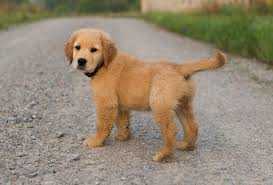
#> input picture Summer 2019/Day 2 - Goal 1 - Turning Images into Data/Ex 5 - object detection and tracking/Data/dog.jpg, 273 x 185 px
$ jupyter execute --allow-errors workshop2_exercise5.ipynb   (shell and % lines are left out)
#> lines starting #> are read from the running program, lines starting #| are printed output that depends on the picture; after the words box and inside, x2 and y2 are one past the last pixel; in counts of white or black regions, pixels touching at a corner belong together
# Day 2 Example 5
# Object Detection and Tracking

Last edited 2019/07/31

some cells depend on imports or outputs from previous cells

change Runtime type to GPU for this notebook

Runtime > Change runtime type > Hardware accelerator > GPU

[cell 1]

# import several packages and files with associated file structure
# requirements

# data

path = 'Data/'

# Finding contours and the center of a blob with OpenCV

[cell 2]
import cv2
from google.colab.patches import cv2_imshow

# read image through command line
img = cv2.imread(path + 'multiple-blob.png')

# convert the image to grayscale
#> (the rest of this cell did not finish here and is left out)

Next we want to find the contours using opencv. We also track the hierachy of the contours and store the contours using the cv2.RETR_TREE and cv2.CHAIN_APPROX_SIMPLE inputs to cv2.findContours()

contour hierarchy

#> (a cell that did not finish here is left out)

Now we will find the image contour centroids by determining the moments

**Moment** - quantitative measure, popularly used in mechanics and statistics, to describe the spatial distribution of set of points. Moments are set of scalars that provide an aggregated measure of a set of vectors. The set of moments begins with the coarsest description of the set of vectors, and progressively with higher orders, begins to get more sensitive to local structures in the set of vectors.

If the points represent mass, then the zeroth moment is the total mass, the first moment divided by the total mass is the center of mass, and the second moment is the rotational inertia. If the points represent probability density, then the zeroth moment is the total probability (i.e. one), the first moment is the mean, the second moment is the variance, and the third moment is the skewness.

#> (a cell that did not finish here is left out)

# Object Recognition and Object Detection

**Object recognition**  identifies which objects are present in an image. It takes the entire image as an input and outputs class labels and class probabilities of objects present in that image

 **Object detection** not only tells you which objects are present in the image, it also outputs bounding boxes (x, y, width, height) to indicate the location of the objects inside the image

To localize an object, we have to select sub-regions (patches) of the image and apply the object recognition algorithm to these patches. The location of the objects is given by the location of the image patches where the class probability returned by the object recognition algorithm is high.

The most straightforward way to generate smaller sub-regions (patches) is called the **sliding window** approach where a box slides over an image to select a patch and classify each patch using the object recognition model.  It is an exhaustive search and can be costly because often times it is important to search multiple aspect ratios over the entire image

Sliding window problems can be solved with **region proposal** where the output is all patches that are most likely to be objects. The proposed regions can be noisy, overlapping, and may not contain the object perfectly. The regions with high probability scores are the object locations.

In region proposal algorithms possible objects are identified using segmentation where similar adjacent regions are grouped based on criteria such as color, texture, etc.  The final number of proposals generated are many times less than that ofthe sliding window approach and the regions are of different aspect ratios.

It is okay for the region proposal to produce a lot of false positives so long as it catches all the true positives (high recall) because the false positives will be rejected by the object recognition step.

**Selective search** is a popular choice for region proposal because it is fast and has high recall. In selective search the image is segmented by pixel intensity

original image

segmented image

Selective search uses an oversegmented image as the initial input and performs the following things
1. Add all bounding boxes corresponding to segmented parts to the list of region proposals
2. Group Adjacent segments based on similarity
3. Go to step 1

oversegmented image

At each iteration, larger segments are formed and added to the list of region proposals.

Selective search uses 4 similarity measures based on color, texture, size, and shape.

Color:
A color histogram of 25 bins is calculated for each channel of the image and histograms for all channels are concatenated to obtain a color descriptor resulting into a 25×3 = 75-dimensional color descriptor.
Color similarity of two regions is based on histogram intersection and can be calculated as:

c<sub>i</sub><sup>k</sup> is the histogram value for k<sup>th</sup> bin in color descriptor

Texture:
Texture features are calculated by extracting Gaussian derivatives at 8 orientations for each channel. For each orientation and for each color channel, a 10-bin histogram is computed resulting into a 10x8x3 = 240-dimensional feature descriptor.

Size Similarity:
Size similarity encourages smaller regions to merge early. It ensures that region proposals at all scales are formed at all parts of the image. If this similarity measure is not taken into consideration a single region will keep gobbling up all the smaller adjacent regions one by one and hence region proposals at multiple scales will be generated at this location only. Size similarity is defined as:

where size(im) is the size of image in pixels

Shape Compatibility:
Shape compatibility measures how well two regions (r<sub>i</sub> and r<sub>j</sub>) fit into each other. If r<sub>i</sub> fits into r<sub>j</sub> we would like to merge them in order to fill gaps.  If they are not touching they should not be merged.  Shape compatibility is defined as:

where size(BB<sub>ij</sub>) is a bounding box around r<sub>i</sub> and r<sub>j</sub>.

Final Similarity:
The final similarity between two regions is defined as a linear combination of aforementioned 4 similarities.

where r<sub>i</sub> and r<sub>j</sub> are two regions or segments in the image and a<sub>i</sub> is either 0 or 1 denoting if the similarity measure is used or not.

Selective Search implementation in OpenCV gives thousands of region proposals arranged in decreasing order of objectness. For clarity, we are sharing results with top 200-250 boxes drawn over the image. In general 1000-1200 proposals are good enough to get all the correct region proposals.

# Selective Search Example

[cell 5]
#!/usr/bin/env python

import sys
import cv2
from google.colab.patches import cv2_imshow

# select fast ('f') but low recall selective search or slow ('q') but high recall
# selective search
selection = 'q'

im_loc = path + 'dog.jpg'

# speed-up using multithreads
cv2.setUseOptimized(True);
cv2.setNumThreads(4);

# read image
im = cv2.imread(im_loc)
#> im is the input picture: shape (185, 273, 3); mean B, G, R 116.5, 136.1, 149.5

# resize image
newHeight = 300
newWidth = int(im.shape[1]*newHeight/im.shape[0])
#> newWidth = 442
im = cv2.resize(im, (newWidth, newHeight))
#> im: shape (300, 442, 3)

# create Selective Search Segmentation Object using default parameters
ss = cv2.ximgproc.segmentation.createSelectiveSearchSegmentation()

# set input image on which we will run segmentation
ss.setBaseImage(im)

# Switch to fast but low recall Selective Search method
if (selection == 'f'):
  ss.switchToSelectiveSearchFast()

# Switch to high recall but slow Selective Search method
elif (selection == 'q'):
  ss.switchToSelectiveSearchQuality()

# run selective search segmentation on input image
rects = ss.process()
print('Total Number of Region Proposals: {}'.format(len(rects)))

# number of region proposals to show
numShowRects = 70

print('showing', numShowRects, 'region proposals')

# create a copy of original image
imOut = im.copy()

# itereate over all the region proposals
for i, rect in enumerate(rects):
  # draw rectangle for region proposal till numShowRects
  if (i < numShowRects):
    x, y, w, h = rect
    cv2.rectangle(imOut, (x, y), (x+w, y+h), (0, 255, 0), 1, cv2.LINE_AA)
  else:
    break
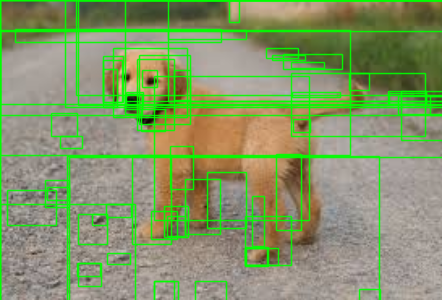
#> imOut: shape (300, 442, 3); mean B, G, R 103.3, 151.1, 131.2

# show output of resized image with proposal boxes
cv2_imshow(imOut)

#Face Detection

Viola-Jones Object Detection Framework

This algorithm is named after two computer vision researchers who proposed the method in 2001: Paul Viola and Michael Jones.

Given an image, the algorithm looks at many smaller subregions and tries to find a face by looking for specific features in each subregion. It needs to check many different positions and scales because an image can contain many faces of various sizes. Viola and Jones used Haar-like features to detect faces.

**Haar-Like Features:**

All human faces share some similarities. These similarities help the algorithm understand if an image contains a human face.

A simple way to find contrast between regions is to sum up the pixel values of both regions and compare them. The sum of pixel values in the darker region will be smaller than the sum of pixels in the lighter region. This can be accomplished using Haar-like features.

A Haar-like feature is represented by taking a rectangular part of an image and dividing that rectangle into multiple parts. They are often visualized as black and white adjacent rectangles:

In this image, you can see 4 basic types of Haar-like features:

1. Horizontal feature with two rectangles - edge detection
2. Vertical feature with two rectangles - edge detection
3. Vertical feature with three rectangles - line detection
4. Diagonal feature with four rectangles

The value of the feature is calculated as a single number: the sum of pixel values in the black area minus the sum of pixel values in the white area. For uniform areas like a wall, this number would be close to zero.

To be useful, a Haar-like feature needs to give a large number, meaning the areas in the black and white rectangles are very different. There are known features that perform very well to detect human faces

**Integral Images:**

An integral image is the name of both a data structure and an algorithm used to obtain this data structure. It is used as a quick and efficient way to calculate the sum of pixel values in an image or rectangular part of an image. The value of each point is the sum of all pixels above and to the left, including the target pixel:

The integral image can be calculated in a single pass over the original image. This reduces summing the pixel intensities within a rectangle into only three operations with four numbers, regardless of rectangle size:

The sum of pixels in the rectangle ABCD can be derived from the values of points A, B, C, and D, using the formula D - B - C + A

But how do you decide which of these features and in what sizes to use for finding faces in images? This is solved by a machine learning algorithm called boosting

**Adaptive Boosting:**

Boosting is based on the following question: “Can a set of weak learners create a single strong learner?” A weak learner is defined as a classifier that is only slightly better than random guessing.

In face detection, this means that a weak learner can classify a subregion of an image as a face or not-face only slightly better than random guessing.

The power of boosting comes from combining many (thousands) of weak classifiers into a single strong classifier. In the Viola-Jones algorithm, each Haar-like feature represents a weak learner. To decide the type and size of a feature that goes into the final classifier, adaptive boosting checks the performance of all classifiers that you supply to it.

To calculate the performance of a classifier, you evaluate it on all subregions of all the images used for training. Some subregions will produce a strong response in the classifier. Those will be classified as positives, meaning the classifier thinks it contains a human face.

**Cascading Classifiers:**

The definition of a cascade is a series of waterfalls coming one after another. A similar concept is used in computer science to solve a complex problem with simple units. Here we want to reduce the number of computations for each image.

Viola and Jones turned their strong classifier (consisting of thousands of weak classifiers) into a cascade where each weak classifier represents one stage. The job of the cascade is to quickly discard non-faces and avoid wasting precious time and computations.

When an image subregion enters the cascade, it is evaluated by the first stage. If that stage evaluates the subregion as positive, meaning that it thinks it’s a face, the output of the stage is maybe.

If any stage gives a negative evaluation, then the image is immediately discarded as not containing a human face.

This is designed so that non-faces get discarded very quickly, which saves a lot of time and computational resources.

Though the theory may sound complicated, in practice it is quite easy. The cascades themselves are just a bunch of XML files that contain OpenCV data used to detect objects. You initialize your code with the cascade you want, and then it does the work for you.

Since face detection is such a common case, OpenCV comes with a number of built-in cascades for detecting everything from faces to eyes to hands to legs.

We will load a casade set called haarcascade_frontalface_alt.xml from the opencv database
https://github.com/opencv/opencv/blob/master/data/haarcascades/haarcascade_frontalface_alt.xml

[cell 6]
import cv2

# Read image from your local file system
im = cv2.imread(path + 'people.jpg')
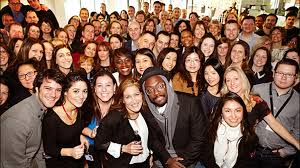
#> input picture Summer 2019/Day 2 - Goal 1 - Turning Images into Data/Ex 5 - object detection and tracking/Data/people.jpg, 300 x 168 px
#> im is the input picture: shape (168, 300, 3); mean B, G, R 76.8, 91.4, 121.7

# resize image
newHeight = 400
newWidth = int(im.shape[1]*newHeight/im.shape[0])
#> newWidth = 714
im = cv2.resize(im, (newWidth, newHeight))
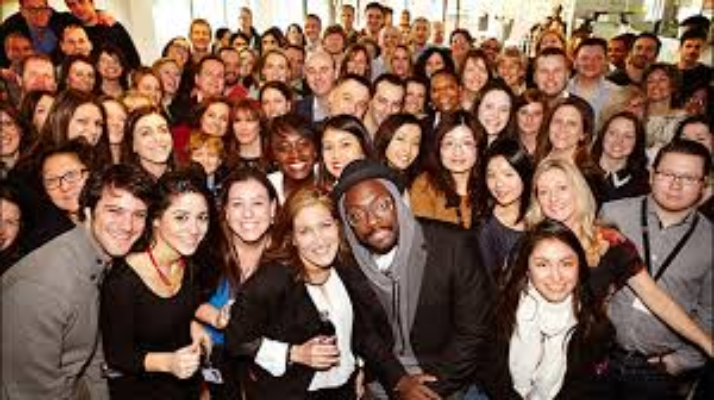
#> im: shape (400, 714, 3); mean B, G, R 76.7, 91.3, 121.6

# Convert color image to grayscale for Viola-Jones
grayscale_image = cv2.cvtColor(im, cv2.COLOR_BGR2GRAY)
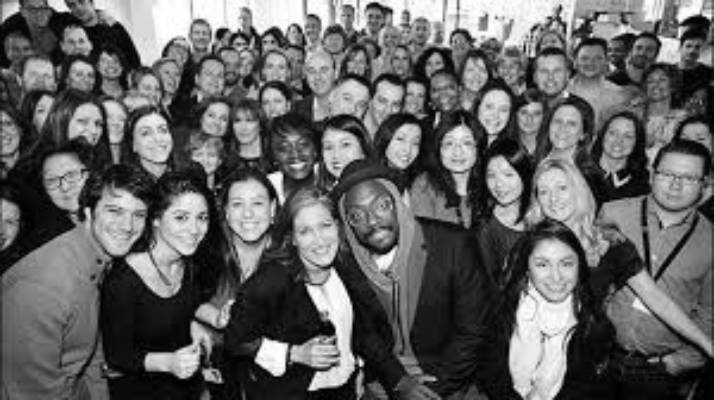
#> grayscale_image: shape (400, 714); min 0, max 255, mean 98.7

# Load the classifier and create a cascade object for face detection
face_cascade = cv2.CascadeClassifier(path + 'haarcascade_frontalface_alt.xml')

The face_cascade object has a method detectMultiScale(), which receives an image as an argument and runs the classifier cascade over the image. The term MultiScale indicates that the algorithm looks at subregions of the image in multiple scales, to detect faces of varying sizes.

The detectMultiScale function is a general function that detects objects. Since we are calling it on the face cascade, that’s what it detects. The function has several options

1. image to be searched for feature.

2. **scaleFactor** - since some faces may be closer to the camera, they would appear bigger than the faces in the back. The scale factor compensates for this.

3. The detection algorithm uses a moving window to detect objects. **minNeighbors** defines how many objects are detected near the current one before it declares the face found. **minSize** gives the size of each window.

[cell 7]
# Detect faces in the image
detected_faces = face_cascade.detectMultiScale(
    grayscale_image,
    scaleFactor=1.1,
    minNeighbors=7,
    minSize=(30, 30)
)
#> detected_faces = 19 rows, first 6: [530, 55, 42, 42], [475, 92, 42, 42], [511, 99, 38, 38], [543, 106, 43, 43], [315, 130, 44, 44], [598, 119, 42, 42]

The variable detected_faces now contains all the detections for the target image. To visualize the detections, you need to iterate over all detections and draw rectangles over the detected faces.

OpenCV’s rectangle() draws rectangles over images, and it needs to know the pixel coordinates of the top-left and bottom-right corner. The coordinates indicate the row and column of pixels in the image.

Luckily, detections are saved as pixel coordinates. Each detection is defined by its top-left corner coordinates and width and height of the rectangle that encompasses the detected face.

Adding the width to the row and height to the column will give you the bottom-right corner of the image:

[cell 8]
for (column, row, width, height) in detected_faces:
    cv2.rectangle(
        im,
        (column, row),
        (column + width, row + height),
        (0, 255, 0),
        2
    )
#> this loop made 19 passes
#> (column, row, width, height) on passes 1 to 12: (530, 55, 42, 42), (475, 92, 42, 42), (511, 99, 38, 38), (543, 106, 43, 43), (315, 130, 44, 44), (598, 119, 42, 42), (434, 126, 49, 49), (131, 113, 48, 48), (385, 125, 44, 44), (269, 128, 50, 50), (479, 160, 43, 43), (531, 172, 47, 47)
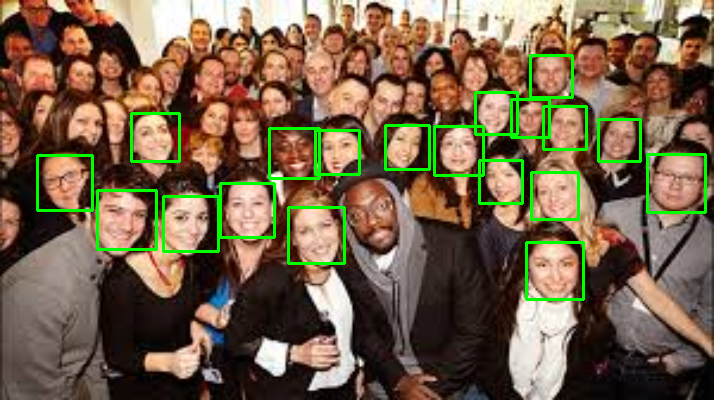
#> im: shape (400, 714, 3); 3.81% of pixels changed, all inside (x1, y1, x2, y2) = (36, 54, 707, 301)

"""
rectangle() accepts the following arguments:

The original image
The coordinates of the top-left point of the detection
The coordinates of the bottom-right point of the detection
The color of the rectangle (a tuple that defines the amount of red, green, and blue (0-255))
The thickness of the rectangle lines
"""

# Dislplay the image
cv2_imshow(im)
cv2.waitKey(0)
cv2.destroyAllWindows()

#Brief Example on Reinforcement Learning
- quickly train a model to identify new objects

ImageNet is a research project to develop a large database of images with annotations, e.g. images and their descriptions. The goal is to classify all objects into 1000 categories.

Researchers from the Oxford Visual Geometry Group, or VGG for short, participated in the challenge and created the VGG16 model (16 layers)

[cell 9]
from keras.preprocessing.image import load_img
from keras.preprocessing.image import img_to_array
from keras.applications.vgg16 import preprocess_input
from keras.applications.vgg16 import decode_predictions
from keras.applications.vgg16 import VGG16

# load the model (this may take a couple of mintues, but you only have to do it once per colab session)
#> (the rest of this cell did not finish here and is left out)

#> (a cell that did not finish here is left out)

[cell 11]
# some imports to get plotting working dynamically through a for loop
import matplotlib.pyplot as plt
from time import sleep
import glob

# select all the images to test using glob to extract all files with the extension .jpg
new_image_files = glob.glob(path + '*.jpg')

#> (the rest of this cell did not finish here and is left out)

#How to go from this to a new data set?

Remove fully-connected layers at the top of the network and add new fully connected layers with the correct number of outputs

Training will train the new fully-connected layers and fine-tune the convolutional layers

[cell 12]
from keras.applications.vgg16 import VGG16
from keras.preprocessing.image import load_img
from keras.preprocessing.image import img_to_array
from keras.applications.vgg16 import decode_predictions
from keras.preprocessing import image
from keras.applications.vgg16 import preprocess_input
from keras.layers import Input, Flatten, Dense
from keras.models import Model
import numpy as np

#Get back the convolutional part of a VGG network trained on ImageNet
#> (the rest of this cell did not finish here and is left out)

[cell 13]
# collect data to train the new model
import glob

# select all the images to train with using glob to extract all files int he folder with the extension .jpg
poke_folders = glob.glob(path +'pokemon/*/')
poke_type = []
for p in poke_folders:
  p = p[:-1]
  p = p.split('/')
  poke_type.append(p[-1])

print("new labels")
print(poke_type)

# create integers associated with each label
poke_num = range(len(poke_type))

labels = []
labels_num = []
total_count = 0
label_count = 0

for label in poke_type:

  new_images = glob.glob(path + 'pokemon/' + label + '/*.jpg')
  for file in new_images:

    # specify the label and a corresponding number for the label
    labels.append(label)
    labels_num.append(label_count)

    # load the images
    image = load_img(file, target_size=(224, 224))

    # convert the image pixels to a numpy array
    im = img_to_array(image)

    # reshape data for the model
    im = im.reshape((1, im.shape[0], im.shape[1], im.shape[2]))

    # preprocess the image for the input type of the VGG16 model
    # im = preprocess_input(im)

    # initialize the data varialbe if this is the first time through the loops
    if total_count==0:
      data = im

    # otherwise, stack the arrays to create a single input array
    else:
      # stack the new arrays
      data = np.concatenate((data,im))

    # bump the counter
    total_count = total_count + 1

  # bump the label count
  label_count = label_count + 1


# show the shape of the new data
#> (the rest of this cell did not finish here and is left out)
